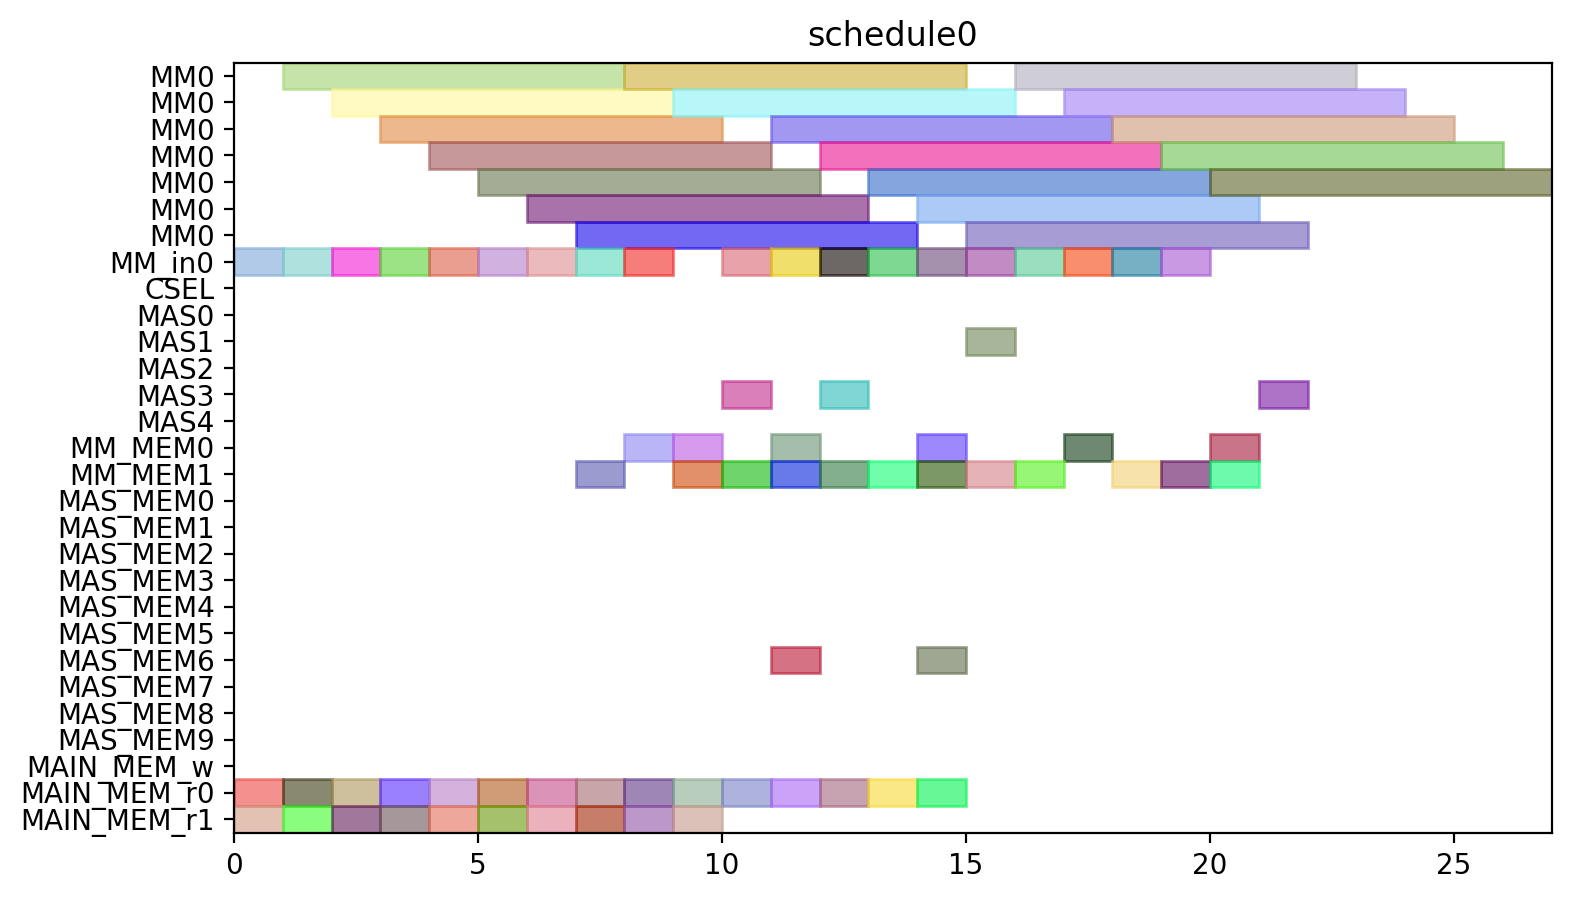

Python code for this plot:
from pyschedule import Scenario, solvers, plotters, alt


def solve():
	horizon = 112
	S = Scenario("schedule0", horizon=horizon)

	# resource
	MM = S.Resources('MM', num=1, size=7)
	MM_in = S.Resources('MM_in', num=1)
	CSEL = S.Resource('CSEL')
	MAS = S.Resources('MAS', num=5, size=1, periods=range(1, horizon))
	MM_MEM = S.Resources('MM_MEM', num=2)
	MAS_MEM = S.Resources('MAS_MEM', num=10)
	MAIN_MEM_w = S.Resource('MAIN_MEM_w', size=1)
	MAIN_MEM_r = S.Resources('MAIN_MEM_r', num=2)

	# result of previous scheduling

	# new tasks
	Z_exp2_in = S.Task('Z_exp2_in', length=1, delay_cost=1)
	Z_exp2_in += alt(MM_in)
	Z_exp2 = S.Task('Z_exp2', length=7, delay_cost=1)
	Z_exp2 += alt(MM)
	S += Z_exp2>=Z_exp2_in

	Z_exp2_mem0 = S.Task('Z_exp2_mem0', length=1, delay_cost=1)
	Z_exp2_mem0 += MAIN_MEM_r[0]
	NX0_in = S.Task('NX0_in', length=1, delay_cost=1)
	NX0_in += alt(MM_in)
	NX0 = S.Task('NX0', length=7, delay_cost=1)
	NX0 += alt(MM)
	S += NX0>=NX0_in

	NX0_mem0 = S.Task('NX0_mem0', length=1, delay_cost=1)
	NX0_mem0 += MAIN_MEM_r[0]
	NX0_mem1 = S.Task('NX0_mem1', length=1, delay_cost=1)
	NX0_mem1 += MAIN_MEM_r[1]
	k0_10_Z1_in = S.Task('k0_10_Z1_in', length=1, delay_cost=1)
	k0_10_Z1_in += alt(MM_in)
	k0_10_Z1 = S.Task('k0_10_Z1', length=7, delay_cost=1)
	k0_10_Z1 += alt(MM)
	S += k0_10_Z1>=k0_10_Z1_in

	k0_10_Z1_mem0 = S.Task('k0_10_Z1_mem0', length=1, delay_cost=1)
	k0_10_Z1_mem0 += MAIN_MEM_r[0]
	k0_10_Z1_mem1 = S.Task('k0_10_Z1_mem1', length=1, delay_cost=1)
	k0_10_Z1_mem1 += MAIN_MEM_r[1]
	DX0_in = S.Task('DX0_in', length=1, delay_cost=1)
	DX0_in += alt(MM_in)
	DX0 = S.Task('DX0', length=7, delay_cost=1)
	DX0 += alt(MM)
	S += DX0>=DX0_in

	DX0_mem0 = S.Task('DX0_mem0', length=1, delay_cost=1)
	DX0_mem0 += MAIN_MEM_r[0]
	DX0_mem1 = S.Task('DX0_mem1', length=1, delay_cost=1)
	DX0_mem1 += MAIN_MEM_r[1]
	NY0_in = S.Task('NY0_in', length=1, delay_cost=1)
	NY0_in += alt(MM_in)
	NY0 = S.Task('NY0', length=7, delay_cost=1)
	NY0 += alt(MM)
	S += NY0>=NY0_in

	NY0_mem0 = S.Task('NY0_mem0', length=1, delay_cost=1)
	NY0_mem0 += MAIN_MEM_r[0]
	NY0_mem1 = S.Task('NY0_mem1', length=1, delay_cost=1)
	NY0_mem1 += MAIN_MEM_r[1]
	k2_14_Z1_in = S.Task('k2_14_Z1_in', length=1, delay_cost=1)
	k2_14_Z1_in += alt(MM_in)
	k2_14_Z1 = S.Task('k2_14_Z1', length=7, delay_cost=1)
	k2_14_Z1 += alt(MM)
	S += k2_14_Z1>=k2_14_Z1_in

	k2_14_Z1_mem0 = S.Task('k2_14_Z1_mem0', length=1, delay_cost=1)
	k2_14_Z1_mem0 += MAIN_MEM_r[0]
	k2_14_Z1_mem1 = S.Task('k2_14_Z1_mem1', length=1, delay_cost=1)
	k2_14_Z1_mem1 += MAIN_MEM_r[1]
	DY0_in = S.Task('DY0_in', length=1, delay_cost=1)
	DY0_in += alt(MM_in)
	DY0 = S.Task('DY0', length=7, delay_cost=1)
	DY0 += alt(MM)
	S += DY0>=DY0_in

	DY0_mem0 = S.Task('DY0_mem0', length=1, delay_cost=1)
	DY0_mem0 += MAIN_MEM_r[0]
	DY0_mem1 = S.Task('DY0_mem1', length=1, delay_cost=1)
	DY0_mem1 += MAIN_MEM_r[1]
	Z_exp3_in = S.Task('Z_exp3_in', length=1, delay_cost=1)
	Z_exp3_in += alt(MM_in)
	Z_exp3 = S.Task('Z_exp3', length=7, delay_cost=1)
	Z_exp3 += alt(MM)
	S += Z_exp3>=Z_exp3_in

	Z_exp3_mem0 = S.Task('Z_exp3_mem0', length=1, delay_cost=1)
	Z_exp3_mem0 += alt(MM_MEM)
	S += (Z_exp2*MM[0])-1 < Z_exp3_mem0*MM_MEM[0]
	S += Z_exp3_mem0 <= Z_exp3

	Z_exp3_mem1 = S.Task('Z_exp3_mem1', length=1, delay_cost=1)
	Z_exp3_mem1 += MAIN_MEM_r[1]
	NX1_ = S.Task('NX1_', length=1, delay_cost=1)
	NX1_ += alt(MAS)

	NX1__mem0 = S.Task('NX1__mem0', length=1, delay_cost=1)
	NX1__mem0 += alt(MM_MEM)
	S += (NX0*MM[0])-1 < NX1__mem0*MM_MEM[0]
	S += NX1__mem0 <= NX1_

	NX1__mem1 = S.Task('NX1__mem1', length=1, delay_cost=1)
	NX1__mem1 += alt(MM_MEM)
	S += (k0_10_Z1*MM[0])-1 < NX1__mem1*MM_MEM[1]
	S += NX1__mem1 <= NX1_

	k0_9_Z2_in = S.Task('k0_9_Z2_in', length=1, delay_cost=1)
	k0_9_Z2_in += alt(MM_in)
	k0_9_Z2 = S.Task('k0_9_Z2', length=7, delay_cost=1)
	k0_9_Z2 += alt(MM)
	S += k0_9_Z2>=k0_9_Z2_in

	k0_9_Z2_mem0 = S.Task('k0_9_Z2_mem0', length=1, delay_cost=1)
	k0_9_Z2_mem0 += MAIN_MEM_r[0]
	k0_9_Z2_mem1 = S.Task('k0_9_Z2_mem1', length=1, delay_cost=1)
	k0_9_Z2_mem1 += alt(MM_MEM)
	S += (Z_exp2*MM[0])-1 < k0_9_Z2_mem1*MM_MEM[1]
	S += k0_9_Z2_mem1 <= k0_9_Z2

	k1_9_Z2_in = S.Task('k1_9_Z2_in', length=1, delay_cost=1)
	k1_9_Z2_in += alt(MM_in)
	k1_9_Z2 = S.Task('k1_9_Z2', length=7, delay_cost=1)
	k1_9_Z2 += alt(MM)
	S += k1_9_Z2>=k1_9_Z2_in

	k1_9_Z2_mem0 = S.Task('k1_9_Z2_mem0', length=1, delay_cost=1)
	k1_9_Z2_mem0 += MAIN_MEM_r[0]
	k1_9_Z2_mem1 = S.Task('k1_9_Z2_mem1', length=1, delay_cost=1)
	k1_9_Z2_mem1 += alt(MM_MEM)
	S += (Z_exp2*MM[0])-1 < k1_9_Z2_mem1*MM_MEM[1]
	S += k1_9_Z2_mem1 <= k1_9_Z2

	NY1_ = S.Task('NY1_', length=1, delay_cost=1)
	NY1_ += alt(MAS)

	NY1__mem0 = S.Task('NY1__mem0', length=1, delay_cost=1)
	NY1__mem0 += alt(MM_MEM)
	S += (NY0*MM[0])-1 < NY1__mem0*MM_MEM[0]
	S += NY1__mem0 <= NY1_

	NY1__mem1 = S.Task('NY1__mem1', length=1, delay_cost=1)
	NY1__mem1 += alt(MM_MEM)
	S += (k2_14_Z1*MM[0])-1 < NY1__mem1*MM_MEM[1]
	S += NY1__mem1 <= NY1_

	k2_13_Z2_in = S.Task('k2_13_Z2_in', length=1, delay_cost=1)
	k2_13_Z2_in += alt(MM_in)
	k2_13_Z2 = S.Task('k2_13_Z2', length=7, delay_cost=1)
	k2_13_Z2 += alt(MM)
	S += k2_13_Z2>=k2_13_Z2_in

	k2_13_Z2_mem0 = S.Task('k2_13_Z2_mem0', length=1, delay_cost=1)
	k2_13_Z2_mem0 += MAIN_MEM_r[0]
	k2_13_Z2_mem1 = S.Task('k2_13_Z2_mem1', length=1, delay_cost=1)
	k2_13_Z2_mem1 += alt(MM_MEM)
	S += (Z_exp2*MM[0])-1 < k2_13_Z2_mem1*MM_MEM[1]
	S += k2_13_Z2_mem1 <= k2_13_Z2

	k3_14_Z2_in = S.Task('k3_14_Z2_in', length=1, delay_cost=1)
	k3_14_Z2_in += alt(MM_in)
	k3_14_Z2 = S.Task('k3_14_Z2', length=7, delay_cost=1)
	k3_14_Z2 += alt(MM)
	S += k3_14_Z2>=k3_14_Z2_in

	k3_14_Z2_mem0 = S.Task('k3_14_Z2_mem0', length=1, delay_cost=1)
	k3_14_Z2_mem0 += MAIN_MEM_r[0]
	k3_14_Z2_mem1 = S.Task('k3_14_Z2_mem1', length=1, delay_cost=1)
	k3_14_Z2_mem1 += alt(MM_MEM)
	S += (Z_exp2*MM[0])-1 < k3_14_Z2_mem1*MM_MEM[1]
	S += k3_14_Z2_mem1 <= k3_14_Z2

	Z_exp4_in = S.Task('Z_exp4_in', length=1, delay_cost=1)
	Z_exp4_in += alt(MM_in)
	Z_exp4 = S.Task('Z_exp4', length=7, delay_cost=1)
	Z_exp4 += alt(MM)
	S += Z_exp4>=Z_exp4_in

	Z_exp4_mem0 = S.Task('Z_exp4_mem0', length=1, delay_cost=1)
	Z_exp4_mem0 += alt(MM_MEM)
	S += (Z_exp3*MM[0])-1 < Z_exp4_mem0*MM_MEM[0]
	S += Z_exp4_mem0 <= Z_exp4

	Z_exp4_mem1 = S.Task('Z_exp4_mem1', length=1, delay_cost=1)
	Z_exp4_mem1 += MAIN_MEM_r[1]
	NX1_in = S.Task('NX1_in', length=1, delay_cost=1)
	NX1_in += alt(MM_in)
	NX1 = S.Task('NX1', length=7, delay_cost=1)
	NX1 += alt(MM)
	S += NX1>=NX1_in

	NX1_mem0 = S.Task('NX1_mem0', length=1, delay_cost=1)
	NX1_mem0 += alt(MAS_MEM)
	S += (NX1_*MAS[0])-1 < NX1_mem0*MAS_MEM[0]
	S += (NX1_*MAS[1])-1 < NX1_mem0*MAS_MEM[2]
	S += (NX1_*MAS[2])-1 < NX1_mem0*MAS_MEM[4]
	S += (NX1_*MAS[3])-1 < NX1_mem0*MAS_MEM[6]
	S += (NX1_*MAS[4])-1 < NX1_mem0*MAS_MEM[8]
	S += NX1_mem0 <= NX1

	NX1_mem1 = S.Task('NX1_mem1', length=1, delay_cost=1)
	NX1_mem1 += MAIN_MEM_r[1]
	k0_8_Z3_in = S.Task('k0_8_Z3_in', length=1, delay_cost=1)
	k0_8_Z3_in += alt(MM_in)
	k0_8_Z3 = S.Task('k0_8_Z3', length=7, delay_cost=1)
	k0_8_Z3 += alt(MM)
	S += k0_8_Z3>=k0_8_Z3_in

	k0_8_Z3_mem0 = S.Task('k0_8_Z3_mem0', length=1, delay_cost=1)
	k0_8_Z3_mem0 += MAIN_MEM_r[0]
	k0_8_Z3_mem1 = S.Task('k0_8_Z3_mem1', length=1, delay_cost=1)
	k0_8_Z3_mem1 += alt(MM_MEM)
	S += (Z_exp3*MM[0])-1 < k0_8_Z3_mem1*MM_MEM[1]
	S += k0_8_Z3_mem1 <= k0_8_Z3

	DX1_ = S.Task('DX1_', length=1, delay_cost=1)
	DX1_ += alt(MAS)

	DX1__mem0 = S.Task('DX1__mem0', length=1, delay_cost=1)
	DX1__mem0 += alt(MM_MEM)
	S += (DX0*MM[0])-1 < DX1__mem0*MM_MEM[0]
	S += DX1__mem0 <= DX1_

	DX1__mem1 = S.Task('DX1__mem1', length=1, delay_cost=1)
	DX1__mem1 += alt(MM_MEM)
	S += (k1_9_Z2*MM[0])-1 < DX1__mem1*MM_MEM[1]
	S += DX1__mem1 <= DX1_

	k1_8_Z3_in = S.Task('k1_8_Z3_in', length=1, delay_cost=1)
	k1_8_Z3_in += alt(MM_in)
	k1_8_Z3 = S.Task('k1_8_Z3', length=7, delay_cost=1)
	k1_8_Z3 += alt(MM)
	S += k1_8_Z3>=k1_8_Z3_in

	k1_8_Z3_mem0 = S.Task('k1_8_Z3_mem0', length=1, delay_cost=1)
	k1_8_Z3_mem0 += MAIN_MEM_r[0]
	k1_8_Z3_mem1 = S.Task('k1_8_Z3_mem1', length=1, delay_cost=1)
	k1_8_Z3_mem1 += alt(MM_MEM)
	S += (Z_exp3*MM[0])-1 < k1_8_Z3_mem1*MM_MEM[1]
	S += k1_8_Z3_mem1 <= k1_8_Z3

	NY1_in = S.Task('NY1_in', length=1, delay_cost=1)
	NY1_in += alt(MM_in)
	NY1 = S.Task('NY1', length=7, delay_cost=1)
	NY1 += alt(MM)
	S += NY1>=NY1_in

	NY1_mem0 = S.Task('NY1_mem0', length=1, delay_cost=1)
	NY1_mem0 += alt(MAS_MEM)
	S += (NY1_*MAS[0])-1 < NY1_mem0*MAS_MEM[0]
	S += (NY1_*MAS[1])-1 < NY1_mem0*MAS_MEM[2]
	S += (NY1_*MAS[2])-1 < NY1_mem0*MAS_MEM[4]
	S += (NY1_*MAS[3])-1 < NY1_mem0*MAS_MEM[6]
	S += (NY1_*MAS[4])-1 < NY1_mem0*MAS_MEM[8]
	S += NY1_mem0 <= NY1

	NY1_mem1 = S.Task('NY1_mem1', length=1, delay_cost=1)
	NY1_mem1 += MAIN_MEM_r[1]
	k2_12_Z3_in = S.Task('k2_12_Z3_in', length=1, delay_cost=1)
	k2_12_Z3_in += alt(MM_in)
	k2_12_Z3 = S.Task('k2_12_Z3', length=7, delay_cost=1)
	k2_12_Z3 += alt(MM)
	S += k2_12_Z3>=k2_12_Z3_in

	k2_12_Z3_mem0 = S.Task('k2_12_Z3_mem0', length=1, delay_cost=1)
	k2_12_Z3_mem0 += MAIN_MEM_r[0]
	k2_12_Z3_mem1 = S.Task('k2_12_Z3_mem1', length=1, delay_cost=1)
	k2_12_Z3_mem1 += alt(MM_MEM)
	S += (Z_exp3*MM[0])-1 < k2_12_Z3_mem1*MM_MEM[1]
	S += k2_12_Z3_mem1 <= k2_12_Z3

	DY1_ = S.Task('DY1_', length=1, delay_cost=1)
	DY1_ += alt(MAS)

	DY1__mem0 = S.Task('DY1__mem0', length=1, delay_cost=1)
	DY1__mem0 += alt(MM_MEM)
	S += (DY0*MM[0])-1 < DY1__mem0*MM_MEM[0]
	S += DY1__mem0 <= DY1_

	DY1__mem1 = S.Task('DY1__mem1', length=1, delay_cost=1)
	DY1__mem1 += alt(MM_MEM)
	S += (k3_14_Z2*MM[0])-1 < DY1__mem1*MM_MEM[1]
	S += DY1__mem1 <= DY1_

	k3_13_Z3_in = S.Task('k3_13_Z3_in', length=1, delay_cost=1)
	k3_13_Z3_in += alt(MM_in)
	k3_13_Z3 = S.Task('k3_13_Z3', length=7, delay_cost=1)
	k3_13_Z3 += alt(MM)
	S += k3_13_Z3>=k3_13_Z3_in

	k3_13_Z3_mem0 = S.Task('k3_13_Z3_mem0', length=1, delay_cost=1)
	k3_13_Z3_mem0 += MAIN_MEM_r[0]
	k3_13_Z3_mem1 = S.Task('k3_13_Z3_mem1', length=1, delay_cost=1)
	k3_13_Z3_mem1 += alt(MM_MEM)
	S += (Z_exp3*MM[0])-1 < k3_13_Z3_mem1*MM_MEM[1]
	S += k3_13_Z3_mem1 <= k3_13_Z3

	solvers.mip.solve(S,msg=1,kind='CPLEX',ratio_gap=1.01)

	solution = [['hoge']*len(S.solution()[1]) for i in range(len(S.solution()))]
	for i in range(len(S.solution())):
		for j in range(len(S.solution()[i])):
			solution[i][j]=str(S.solution()[i][j])
	print(solution)

	cycles = int(solution[-1][3])

	pic_file_name = "/home/mfukuda/ABE/multiRAM_multiMAS_16mux/scheduling_result/stage7MM1_stage1MAS5/ISOGENY/schedule0.png"
	if(S.solution() != []):
		plotters.matplotlib.plot(S,img_filename=pic_file_name, show_task_labels=False, fig_size=(cycles*0.25+3, 5))

	return solution
